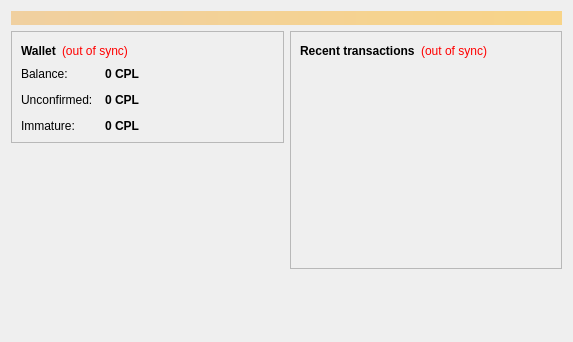
<?xml version="1.0" encoding="UTF-8"?>
<ui version="4.0">
 <class>OverviewPage</class>
 <widget class="QWidget" name="OverviewPage">
  <property name="geometry">
   <rect>
    <x>0</x>
    <y>0</y>
    <width>573</width>
    <height>342</height>
   </rect>
  </property>
  <property name="windowTitle">
   <string>Form</string>
  </property>
  <layout class="QVBoxLayout" name="topLayout">
   <item>
    <widget class="QLabel" name="labelAlerts">
     <property name="visible">
      <bool>false</bool>
     </property>
     <property name="styleSheet">
      <string notr="true">background-color: qlineargradient(x1: 0, y1: 0, x2: 1, y2: 0, stop:0 #F0D0A0, stop:1 #F8D488); color:#000000;</string>
     </property>
     <property name="wordWrap">
      <bool>true</bool>
     </property>
     <property name="margin">
      <number>3</number>
     </property>
    </widget>
   </item>
   <item>
    <layout class="QHBoxLayout" name="horizontalLayout" stretch="1,1">
     <item>
      <layout class="QVBoxLayout" name="verticalLayout_2">
       <item>
        <widget class="QFrame" name="frame">
         <property name="frameShape">
          <enum>QFrame::StyledPanel</enum>
         </property>
         <property name="frameShadow">
          <enum>QFrame::Raised</enum>
         </property>
         <layout class="QVBoxLayout" name="verticalLayout_4">
          <item>
           <layout class="QHBoxLayout" name="horizontalLayout_4">
            <item>
             <widget class="QLabel" name="label_5">
              <property name="font">
               <font>
                <weight>75</weight>
                <bold>true</bold>
               </font>
              </property>
              <property name="text">
               <string>Wallet</string>
              </property>
             </widget>
            </item>
            <item>
             <widget class="QLabel" name="labelWalletStatus">
              <property name="toolTip">
               <string>The displayed information may be out of date. Your wallet automatically synchronizes with the coinapilla network after a connection is established, but this process has not completed yet.</string>
              </property>
              <property name="styleSheet">
               <string notr="true">QLabel { color: red; }</string>
              </property>
              <property name="text">
               <string notr="true">(out of sync)</string>
              </property>
              <property name="alignment">
               <set>Qt::AlignLeading|Qt::AlignLeft|Qt::AlignVCenter</set>
              </property>
             </widget>
            </item>
            <item>
             <spacer name="horizontalSpacer_2">
              <property name="orientation">
               <enum>Qt::Horizontal</enum>
              </property>
              <property name="sizeHint" stdset="0">
               <size>
                <width>40</width>
                <height>20</height>
               </size>
              </property>
             </spacer>
            </item>
           </layout>
          </item>
          <item>
           <layout class="QFormLayout" name="formLayout_2">
            <property name="fieldGrowthPolicy">
             <enum>QFormLayout::AllNonFixedFieldsGrow</enum>
            </property>
            <property name="horizontalSpacing">
             <number>12</number>
            </property>
            <property name="verticalSpacing">
             <number>12</number>
            </property>
            <item row="0" column="0">
             <widget class="QLabel" name="label">
              <property name="text">
               <string>Balance:</string>
              </property>
             </widget>
            </item>
            <item row="0" column="1">
             <widget class="QLabel" name="labelBalance">
              <property name="font">
               <font>
                <weight>75</weight>
                <bold>true</bold>
               </font>
              </property>
              <property name="cursor">
               <cursorShape>IBeamCursor</cursorShape>
              </property>
              <property name="toolTip">
               <string>Your current balance</string>
              </property>
              <property name="text">
               <string notr="true">0 CPL</string>
              </property>
              <property name="textInteractionFlags">
               <set>Qt::LinksAccessibleByMouse|Qt::TextSelectableByKeyboard|Qt::TextSelectableByMouse</set>
              </property>
             </widget>
            </item>
            <item row="1" column="0">
             <widget class="QLabel" name="label_3">
              <property name="text">
               <string>Unconfirmed:</string>
              </property>
             </widget>
            </item>
            <item row="1" column="1">
             <widget class="QLabel" name="labelUnconfirmed">
              <property name="font">
               <font>
                <weight>75</weight>
                <bold>true</bold>
               </font>
              </property>
              <property name="cursor">
               <cursorShape>IBeamCursor</cursorShape>
              </property>
              <property name="toolTip">
               <string>Total of transactions that have yet to be confirmed, and do not yet count toward the current balance</string>
              </property>
              <property name="text">
               <string notr="true">0 CPL</string>
              </property>
              <property name="textInteractionFlags">
               <set>Qt::LinksAccessibleByMouse|Qt::TextSelectableByKeyboard|Qt::TextSelectableByMouse</set>
              </property>
             </widget>
            </item>
            <item row="2" column="0">
             <widget class="QLabel" name="labelImmatureText">
              <property name="text">
               <string>Immature:</string>
              </property>
             </widget>
            </item>
            <item row="2" column="1">
             <widget class="QLabel" name="labelImmature">
              <property name="font">
               <font>
                <weight>75</weight>
                <bold>true</bold>
               </font>
              </property>
              <property name="toolTip">
               <string>Mined balance that has not yet matured</string>
              </property>
              <property name="text">
               <string notr="true">0 CPL</string>
              </property>
              <property name="textInteractionFlags">
               <set>Qt::LinksAccessibleByMouse|Qt::TextSelectableByKeyboard|Qt::TextSelectableByMouse</set>
              </property>
             </widget>
            </item>
           </layout>
          </item>
         </layout>
        </widget>
       </item>
       <item>
        <spacer name="verticalSpacer">
         <property name="orientation">
          <enum>Qt::Vertical</enum>
         </property>
         <property name="sizeHint" stdset="0">
          <size>
           <width>20</width>
           <height>40</height>
          </size>
         </property>
        </spacer>
       </item>
      </layout>
     </item>
     <item>
      <layout class="QVBoxLayout" name="verticalLayout_3">
       <item>
        <widget class="QFrame" name="frame_2">
         <property name="frameShape">
          <enum>QFrame::StyledPanel</enum>
         </property>
         <property name="frameShadow">
          <enum>QFrame::Raised</enum>
         </property>
         <layout class="QVBoxLayout" name="verticalLayout">
          <item>
           <layout class="QHBoxLayout" name="horizontalLayout_2">
            <item>
             <widget class="QLabel" name="label_4">
              <property name="text">
               <string>&lt;b&gt;Recent transactions&lt;/b&gt;</string>
              </property>
             </widget>
            </item>
            <item>
             <widget class="QLabel" name="labelTransactionsStatus">
              <property name="toolTip">
               <string>The displayed information may be out of date. Your wallet automatically synchronizes with the coinapilla network after a connection is established, but this process has not completed yet.</string>
              </property>
              <property name="styleSheet">
               <string notr="true">QLabel { color: red; }</string>
              </property>
              <property name="text">
               <string notr="true">(out of sync)</string>
              </property>
              <property name="alignment">
               <set>Qt::AlignRight|Qt::AlignTrailing|Qt::AlignVCenter</set>
              </property>
             </widget>
            </item>
            <item>
             <spacer name="horizontalSpacer">
              <property name="orientation">
               <enum>Qt::Horizontal</enum>
              </property>
              <property name="sizeHint" stdset="0">
               <size>
                <width>40</width>
                <height>20</height>
               </size>
              </property>
             </spacer>
            </item>
           </layout>
          </item>
          <item>
           <widget class="QListView" name="listTransactions">
            <property name="styleSheet">
             <string notr="true">QListView { background: transparent; }</string>
            </property>
            <property name="frameShape">
             <enum>QFrame::NoFrame</enum>
            </property>
            <property name="verticalScrollBarPolicy">
             <enum>Qt::ScrollBarAlwaysOff</enum>
            </property>
            <property name="horizontalScrollBarPolicy">
             <enum>Qt::ScrollBarAlwaysOff</enum>
            </property>
            <property name="selectionMode">
             <enum>QAbstractItemView::NoSelection</enum>
            </property>
           </widget>
          </item>
         </layout>
        </widget>
       </item>
       <item>
        <spacer name="verticalSpacer_2">
         <property name="orientation">
          <enum>Qt::Vertical</enum>
         </property>
         <property name="sizeHint" stdset="0">
          <size>
           <width>20</width>
           <height>40</height>
          </size>
         </property>
        </spacer>
       </item>
      </layout>
     </item>
    </layout>
   </item>
  </layout>
 </widget>
 <resources/>
 <connections/>
</ui>
